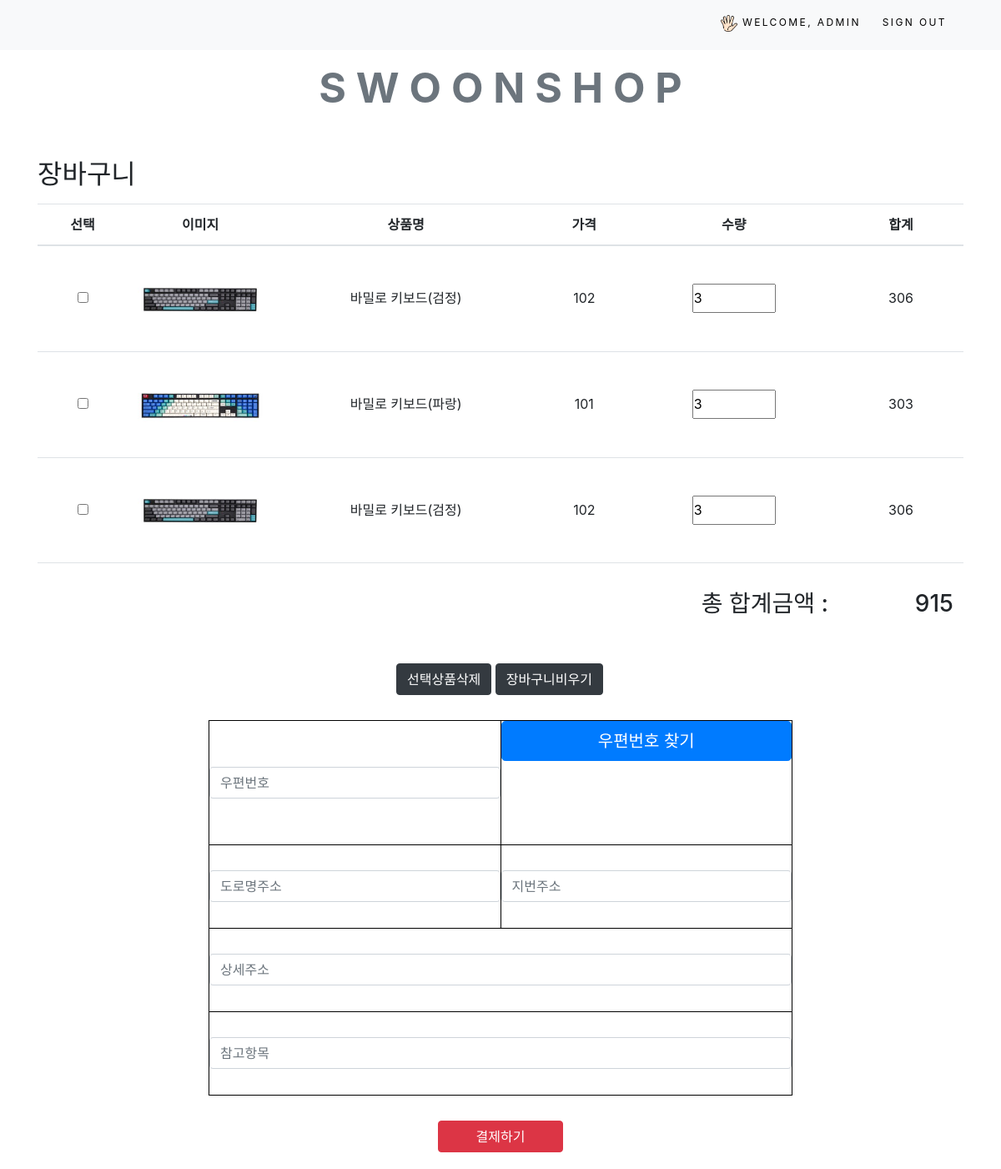
The app's page /cart/ (signed in) with its own data.
### cart/models.py (models this page shows, shortened)
class CartItem(models.Model):
    user = models.ForeignKey(User, null=True, on_delete=models.CASCADE)
    product = models.ForeignKey(Product, on_delete=models.CASCADE)
    quantity = models.IntegerField(default=1)
    created_at = models.DateTimeField(auto_now_add=True)
    class Meta:
        verbose_name = '장바구니'
        verbose_name_plural = f'{verbose_name} 목록'
    @property
    def sub_total(self):
        return self.product.price * self.quantity

### product/models.py (models this page shows, shortened)
class Product(models.Model):
    name = models.CharField(max_length=250, unique=True)
    slug = models.SlugField(max_length=250, unique=True, default='')
    description = models.TextField(blank=True)
    price = models.DecimalField(max_digits=10, decimal_places=0)
    image = models.ImageField(upload_to='product', blank=True)
    stock = models.IntegerField()
    available = models.BooleanField(default=True)
    created = models.DateTimeField(auto_now_add=True, null=True)
    updated = models.DateTimeField(auto_now=True)
    class Meta:
        ordering = ('name',)
        verbose_name = 'product'
        verbose_name_plural = 'products'

### cart/views.py (the view)
# urls.py: path('', views.cart, name='cart'),
def cart(request, total=0):
    model = CartItem.objects.filter(user_id=request.user.id)
    for item in model:
        total += (item.product.price * item.quantity)
    context = {
        'items': model,
        'total': total,
    }
    return render(request, 'cart/cart_detail.html', context)

### templates/cart/cart_detail.html (shortened to what this page needs)
{% extends "base.html" %}
{% load static %}
{% block content %}
<div class="container">
    <h2>장바구니</h2>
    <table class="table table-hover">
        <thead>
        <tr>
            <th>선택</th>
            <th style="width: 150px;">이미지</th>
            <th>상품명</th>
            <th>가격</th>
            <th>수량</th>
            <th>합계</th>
        </tr>
        </thead>
        <tbody>
        {% for item in items %}
        <tr data-itemId="{{ item.id }}" data-userId="{{ item.user_id }}" data-amount="{{ item.sub_total }}">
            <td><input type="checkbox" name="chk" ></td>
            <td><img style="width:150px; height:100px;" src="{{ item.product.image.url }}"></td>
            <td class="name">{{ item.product.name }}</td>
            <td class="price">{{ item.product.price }}</td>
            <td><input type="number" class="quantity" min="1" max="{{ item.product.stock }}" value="{{ item.quantity }}" style="width: 100px; height: 35px; line-height: 35px;"></td>
            <td class="sub_amount" style="width: 150px;">{{ item.sub_total }}</td>
        </tr>
        {% endfor %}
        <tr>
            <td colspan="5"><h3 style="text-align:right; margin-top: 20px;">총 합계금액 : </h3></td>
            <td colspan="5"><h3 class="amount" style="text-align:right; margin-top: 20px;">{{ total }}</h3></td>
        </tr>
        </tbody>
    </table>
</div>
<div>
    <div style="width: 250px; margin: 20px auto;">
        <button type="button" class="btn btn-dark" onClick="delRow();">선택상품삭제</button>
        <button type="button" class="btn btn-dark" onClick="delAllRow()">장바구니비우기</button>
    </div>
</div>
<table style="width: 700px; border: 1px solid black; margin: 30px auto;">
    <tr>
        <td style="border: 1px solid black;">
    <input type="text" class="form-control" id="sample4_postcode" placeholder="우편번호">
        </td>
        <td style="border: 1px solid black;">
    <input type="button" class="btn btn-primary btn-lg btn-block" onclick="sample4_execDaumPostcode()" value="우편번호 찾기"><br>
        </td>
    </tr>
    <tr>
        <td style="border: 1px solid black;">
    <input type="text" class="form-control" id="sample4_roadAddress" placeholder="도로명주소">
        </td>
        <td style="border: 1px solid black;">
    <input type="text" class="form-control" id="sample4_jibunAddress" placeholder="지번주소">
        </td>
    </tr>
    <tr>
        <td colspan="2" style="border: 1px solid black;">
    <input type="text" class="form-control" id="sample4_detailAddress" placeholder="상세주소">
        </td>
    </tr>
    <tr>
        <td colspan="2" style="border: 1px solid black;">
    <input type="text" class="form-control" id="sample4_extraAddress" placeholder="참고항목">
        </td>
    </tr>
</table>
<div>
    <div style="width: 150px; margin: 20px auto;">
        <button type="button" class="btn btn-danger" onClick="pay();" style="width: 150px;">결제하기</button>
    </div>
</div>
{% endblock %}

### templates/top-navbar.html (shortened to what this page needs)
{% load static %}
<div class="container">
    <div class="my_custom_menu">
        <ul>
            {% if request.user.is_authenticated %}
                <li>
                    <img src="{% static 'image/hi.png' %}" style="width:20px; height:20px;"> Welcome, {{ user.username }}
                </li>
                <li>
                    <a href="{% url 'common:logout' %}">Sign out </a>
                </li>
            {% endif %}
        </ul>
    </div>
</div>

### static/css/style.css (style rules this page uses)
* { padding: 0; margin: 0; }

### static/css/custom.css (style rules this page uses)
body { font-family: 'Roboto', sans-serif; }
.my_custom_menu { text-align: right!important; }
.my_custom_menu ul li { list-style: none; color: #000; text-transform: uppercase; letter-spacing: .2em; font-size: 12px; padding-right: 20px; display: inline; }
.my_custom_menu ul li a { text-decoration: none; color: #000; list-style: none; text-transform: uppercase; letter-spacing: .2em; font-size: 12px; }

### templates/cart/cart_detail.html (style rules this page uses)
table { text-align:center; }
tr td { text-align: center; height:100px; line-height:100px; }

### records on screen
CartItem: product.image (picture), product.name "바밀로 키보드(검정)", product.price "102", quantity "3", sub_total "306"
CartItem: product.image (picture), product.name "바밀로 키보드(파랑)", product.price "101", quantity "3", sub_total "303"
CartItem: product.image (picture), product.name "바밀로 키보드(검정)", product.price "102", quantity "3", sub_total "306"

### other values on screen
{{ user.username }} "ADMIN"
{{ total }} "915"
